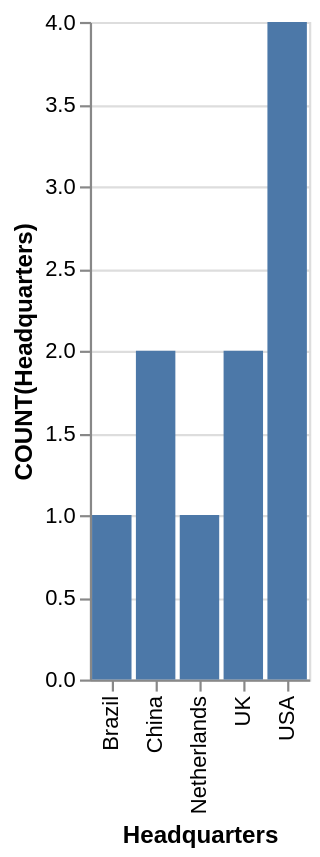

The Vega-Lite source for this figure:
### Vega-Lite specification from a JSON file in a GitHub repository (floating-point values rounded to 4 significant figures)
{"data": {"values": [{"x_data": "Brazil", "y_data": 1}, {"x_data": "China", "y_data": 2}, {"x_data": "Netherlands", "y_data": 1}, {"x_data": "UK", "y_data": 2}, {"x_data": "USA", "y_data": 4}]}, "mark": "bar", "encoding": {"x": {"field": "x_data", "type": "nominal", "title": "Headquarters", "sort": "ascending"}, "y": {"field": "y_data", "type": "quantitative", "title": "COUNT(Headquarters)"}}}
